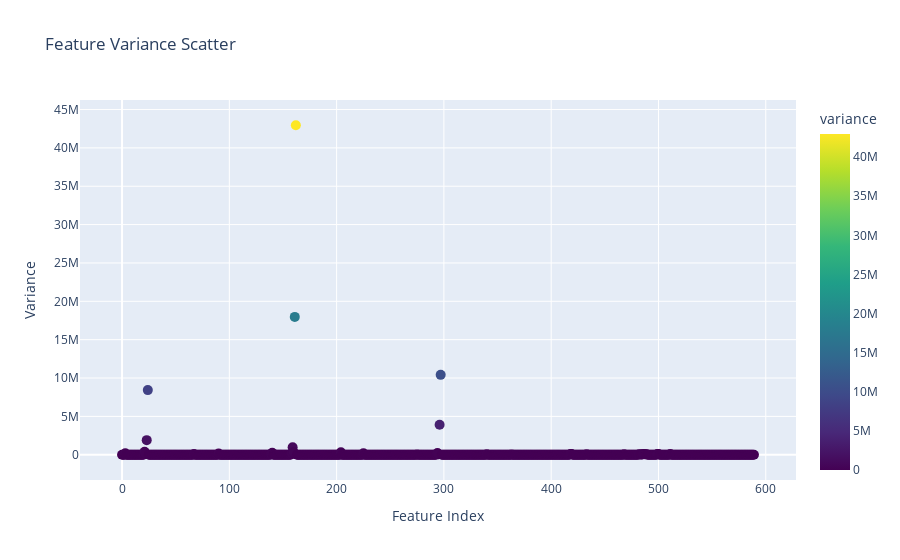

Notebook code for this chart:
### Code cell
import numpy as np
import pandas as pd
import plotly.express as px
from scipy.spatial import cKDTree

# Compute variance and stats
variance_df = pd.DataFrame({
    "feature": df.columns,
    "variance": df.var().values
})
variance_df['missing_count'] = df.isnull().sum().values
variance_df['missing_perc'] = df.isnull().mean().values * 100
variance_df['zero_count'] = (df==0).sum().values
variance_df['zero_perc'] = (df==0).sum().values / (len(df) - df.isnull().sum().values) * 100

# Feature index for x-axis
variance_df['feature_idx'] = range(len(df.columns))



# Hover text
variance_df['hover_text'] = variance_df.apply(
    lambda row: f"Feature: {row['feature']}<br>"
                f"Variance: {row['variance']:.4f}<br>"
                f"Missing %: {row['missing_perc']:.2f}<br>"
                f"Missing Count: {row['missing_count']}<br>"
                f"Zero %: {row['zero_perc']:.2f}<br>"
                f"Zero Count: {row['zero_count']}<br>"
                , axis=1
)

# Scatter plot
fig = px.scatter(
    variance_df,
    x='feature_idx',
    y='variance',
    color='variance',
    hover_name='feature',
    hover_data={'hover_text': True, 'feature': False},
    title="Feature Variance Scatter",
    color_continuous_scale='Viridis',
    size_max=20
)

fig.update_traces(marker=dict(size=10))  # fixed dot size
fig.update_layout(
    xaxis_title="Feature Index",
    yaxis_title="Variance",
    hovermode="closest"
)

fig.show()

### Figure 1 — Plotly figure (JSON) as saved in the notebook; plotly's stock layout.template omitted (floating-point values rounded to 4 significant figures; data arrays with more than 128 entries replaced by an {"elided": "..."} marker saying what was removed)
{"data": [{"customdata": {"elided": "590x2 mixed values"}, "hovertemplate": "<b>%{hovertext}</b><br><br>feature_idx=%{x}<br>variance=%{marker.color}<br>hover_text=%{customdata[0]}<extra></extra>", "hovertext": {"elided": "590 float values"}, "legendgroup": "", "marker": {"color": {"elided": "590 float values"}, "coloraxis": "coloraxis", "size": 10, "symbol": "circle"}, "mode": "markers", "name": "", "orientation": "v", "showlegend": false, "type": "scatter", "x": {"elided": "590 int values"}, "xaxis": "x", "y": {"elided": "590 float values"}, "yaxis": "y"}], "layout": {"coloraxis": {"colorbar": {"title": {"text": "variance"}}, "colorscale": [[0, "#440154"], [0.1111, "#482878"], [0.2222, "#3e4989"], [0.3333, "#31688e"], [0.4444, "#26828e"], [0.5556, "#1f9e89"], [0.6667, "#35b779"], [0.7778, "#6ece58"], [0.8889, "#b5de2b"], [1, "#fde725"]]}, "hovermode": "closest", "legend": {"tracegroupgap": 0}, "title": {"text": "Feature Variance Scatter"}, "xaxis": {"anchor": "y", "domain": [0, 1], "title": {"text": "Feature Index"}}, "yaxis": {"anchor": "x", "domain": [0, 1], "title": {"text": "Variance"}}}}
